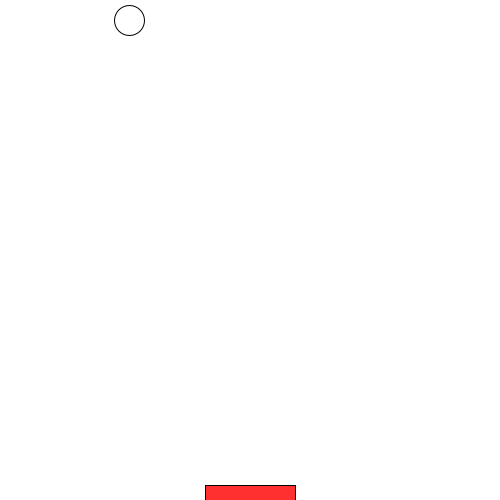
Frame 1 (no input)
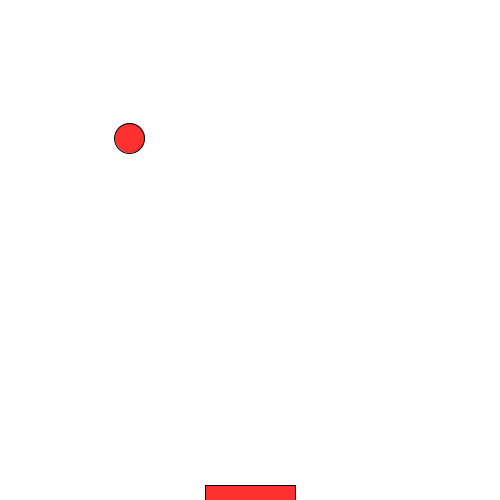
Frame 60 (the mouse pressed at the canvas centre just before this capture)
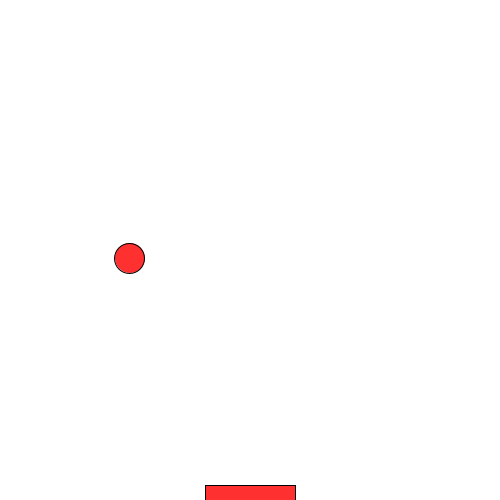
Frame 120 (the mouse held since frame 60 and released just before this capture)

The Processing sketch that drew these frames (run headless with seeded random() and noise(); from frame 60 on, the mouse is pressed at the canvas centre):

// Processing sketch: Aufgabe_5
// ── Aufgabe_5.pde
float a;
float b;
float c;
float d;
float e;
float f;
float g;
float h;
float i;
float j;
float z;
float y;
float x;
float r;
float k;
float l;
float m;
float n;
void keyPressed(){
 
  if(keyCode==LEFT)
  a=a-15;
  if(keyCode==RIGHT)
  a=a+15;
}


void setup(){
 
  size(500, 500);
  
  a=205;
  b=485;
  c=90;
  d=15;
 e=random(500);
  h=random(500);
  i=20;
  j=30;
  z=random(500);
  y=random(500);
  x=random(500);
  r=random(500);
   k=random(500);
  l=random(500);
  m=random(500);
  n=random(500);
  
}

void draw(){
  background(255);
 
  
  
  f=f+2;
  ellipse(h, i, j, j);
  if(i==500){
  i=0;
  h=e;
  e=z;
  z=y;
  y=x;
  x=r;
  r=k;
  k=l;
  l=m;
  m=n;
  
  }
    i=i+2;
    
  
  
  fill(255, 48, 48);
  rect(a, b, c, d);
  if(f==500){
   
}
}

/* 3c) Man könnte das Problem mit der Kelle und dem Regentropfen so lösen, dass wenn ein Punkt auf der gesamten Breite der Kelle mit dem
x-Wert des Mittelpunkts des Regentropfens überneinstimmt, dass als richtiger Treffer bzw. ein Punkt gezählt wird.
Es müssen aber nicht nur die x-Werte übereinstimmen, sondern auch der y-Wert 500 in einem Skizzenfenster der Größe 500x500.
Dies könnte man so in einer if-Funktion schreiben:
if(f==500){
  hit=true
}
Danach könnte man auch weiterschreiben, dass wenn der Treffer richtig ist, zum dem jetzigen Punktestand 1 addiert wird.
Zudem müsste man jetzt auch noch die x-Position in dem "Quelltext" unterbringen.
Dies könnte man so schreiben (eventuell ist die Syntax falsch, sollte nur zur Veranschaulichung gedacht sein :)):
if(xposition ellipse(e, f, g, g)==xposition rect(a, b, c, d){
  hit=true
}
Jetzt müsste man eine Logische UND Verknüpfuung erstellen, dass wenn beide Teilaussagen richtig sind die Aussage wahr ist.
Sonst ist sie falsch.*/
